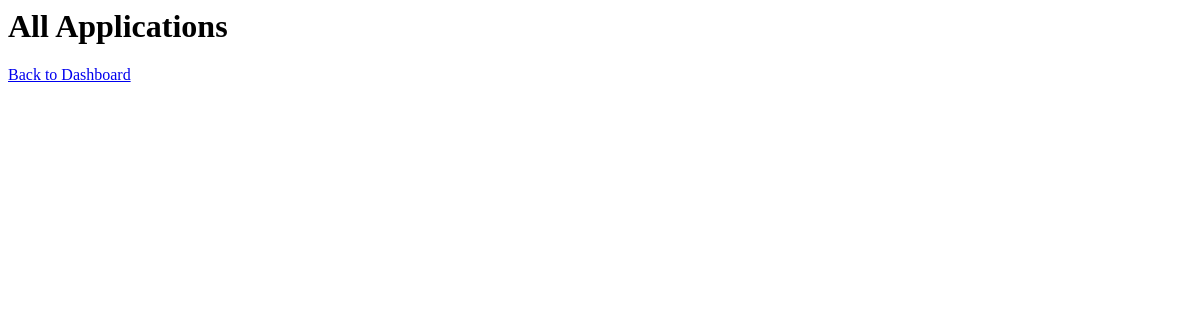
The page /admin/applications on the database as committed earlier.
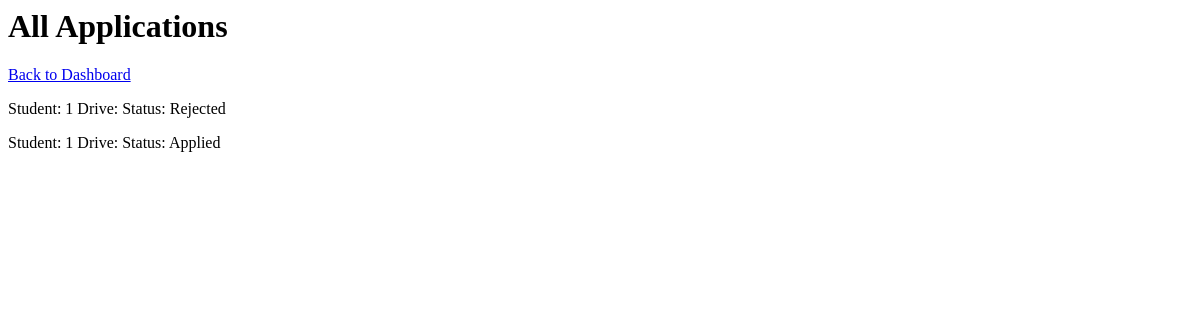
The same page on the database as committed later.
### models.py (models this page shows)
class Application(db.Model):
    id = db.Column(db.Integer, primary_key=True)
    application_date = db.Column(db.String(100))
    status = db.Column(db.String(50))
    student_id = db.Column(db.Integer, db.ForeignKey('student.id'))
    job_id = db.Column(db.Integer, db.ForeignKey('job_position.id'))
    job=db.relationship("JobPosition",backref="applications")

### app.py (the view)
@app.route("/admin/applications")
def admin_applications():
    applications = Application.query.all()
    return render_template(
        "admin_applications.html",
        applications=applications
    )

### app.py (called while the page is built)
@app.before_request
def setup_db():
    if not hasattr(app, "db_initialized"):
        with app.app_context():
            db.create_all()
            if not Admin.query.filter_by(username="admin").first():
                admin = Admin(
                    username="admin",
                    password="admin123"
                )
                db.session.add(admin)
                db.session.commit()
        app.db_initialized = True

### templates/admin_applications.html
<h1>All Applications</h1>
<a href="admin/dashboard"> Back to Dashboard</a>
{% for app in applications %}
<p>
Student: {{ app.student_id }}
Drive: {{ app.drive_id }}
Status: {{ app.status }}
</p>
{% endfor %}

Rows that differ between the two databases and show on the page:
added Application: student_id "1", status "Rejected"
added Application: student_id "1", status "Applied"
